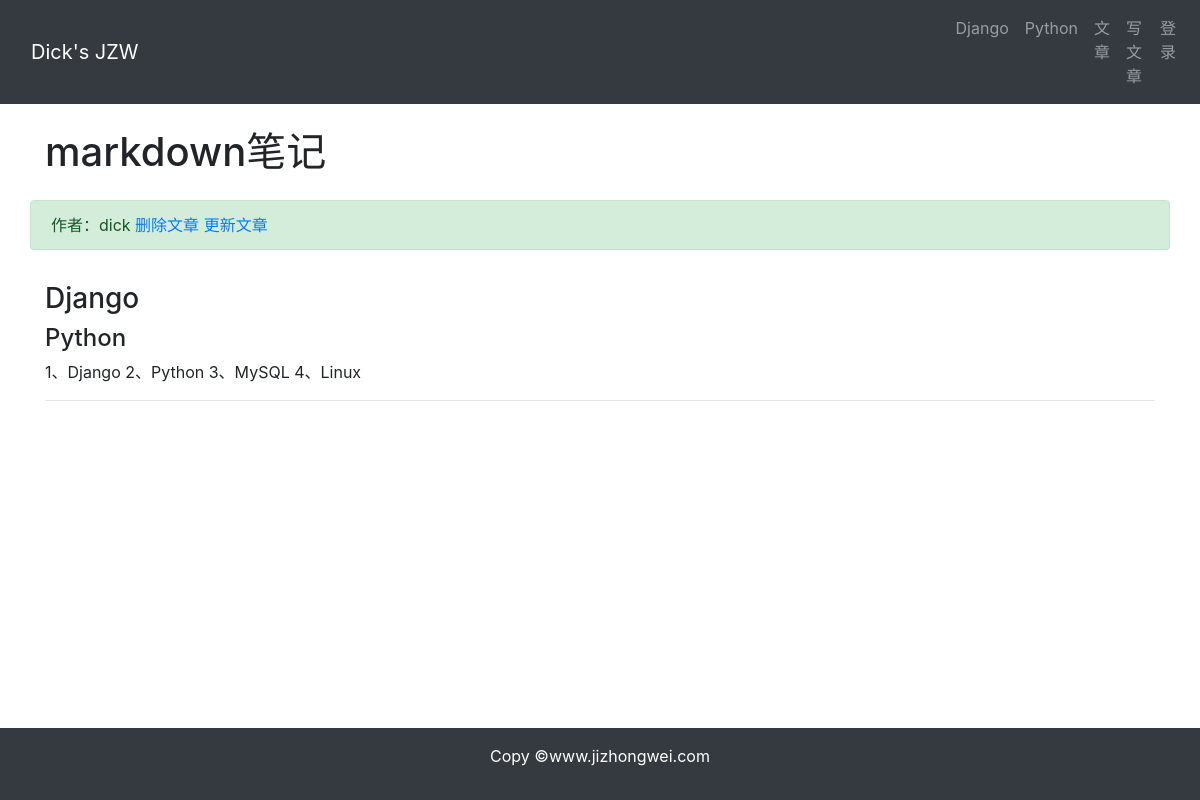
The app's page /article/article-detail/8/ with its own data.
### article/models.py (models this page shows, shortened)
class ArticlePost(models.Model):
    author = models.ForeignKey(User, on_delete= models.CASCADE)
    title = models.CharField(max_length= 100)
    body = models.TextField()
    created = models.DateTimeField(default= timezone.now)
    updated = models.DateTimeField(auto_now= True)
    class Meta:
        ordering = ('-created',)

### article/views.py (the view)
# urls.py: path('article-detail/<int:id>/', views.article_detail, name = 'article-detail'),
def article_detail(request,id):
    article = ArticlePost.objects.get(id = id)
    article.body = markdown.markdown(article.body,
                                     extensions = [
                                         'markdown.extensions.extra',
                                         'markdown.extensions.codehilite',
                                     ])
    context = {'article': article}
    return render(request, 'article/detail.html', context)

### templates/article/detail.html (shortened to what this page needs)
{% extends 'base.html' %}
{% load static %}
{% block content %}
    <div class="container">
        <div class="row">
            <h1 class="col-12 mt-4 mb-4">{{ article.title }}</h1>
            <div class="col-12 alert alert-success">
                作者：{{ article.author }}
                <a href="#" onclick="confirm_delete()">删除文章</a>
                <a href="{% url 'article:article-update' article.id %}">更新文章</a>
            </div>
            <div class="col-12">
                <p>{{ article.body | safe }}</p>
            </div>
        </div>
    </div>
{% endblock %}

### records on screen
ArticlePost: title "markdown笔记", author "dick", body "Django Python 1、Django 2、Python 3、MySQL 4、Linux"
